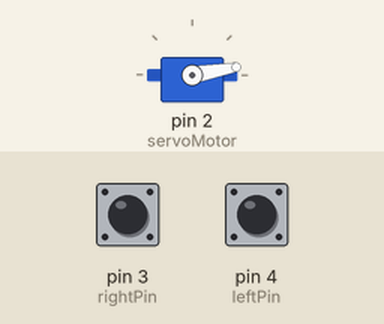
Recording of a sketch running on a simulated Arduino Uno, built with avr-gcc and run on an emulated ATmega328P. On the bench: servo. The inputs (shaded band) are chosen by the test bench; at power-on: pin 3 (rightPin) HIGH, pin 4 (leftPin) HIGH.

Above: at 1.2 s.
1.3 s: pin 3 (rightPin) pulled LOW for 1 s
At 3.3 s:
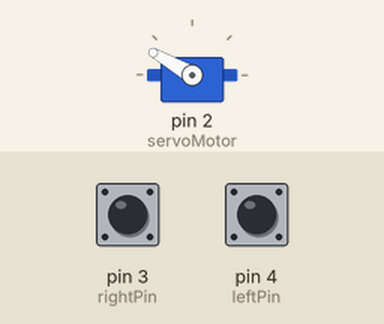
3.9 s: pin 4 (leftPin) pulled LOW for 3.2 s
At 8.0 s:
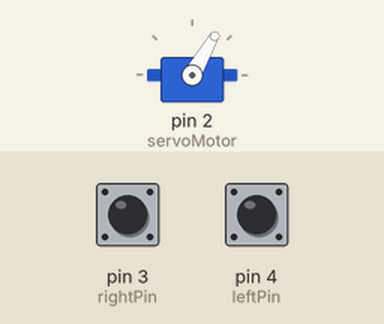
8.6 s: pin 4 (leftPin) pulled LOW for 1 s
At 10.0 s:
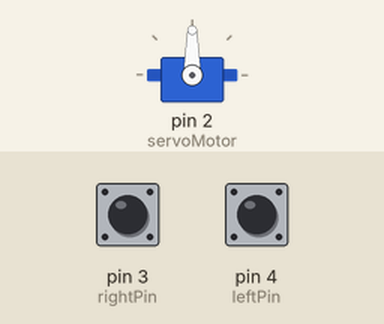
11.1 s: pin 4 (leftPin) pulled LOW for 0.25 s
At 12.6 s:
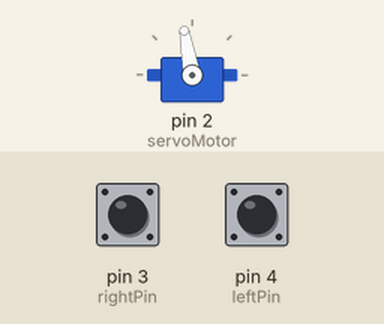
12.9 s: pin 4 (leftPin) pulled LOW for 1 s
At 14.6 s:
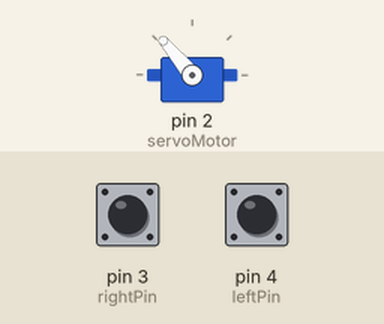
15.5 s: pin 3 (rightPin) pulled LOW for 3.2 s
At 16.4 s:
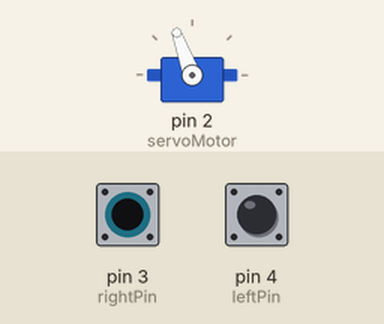
Timing chart, 0 to 20.1 s (numbered marks = the images above; inputs shaded):
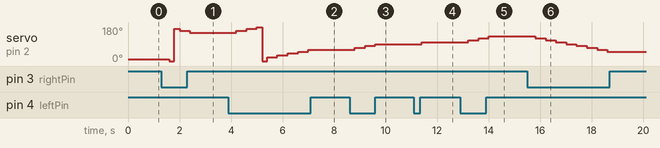

Measured:
- after the input at 1.3 s, servo on pin 2 (servoMotor): 10° → 0° after 0.30 s, → 170° 0.20 s later, → 160° 0.20 s later, → 150° 0.40 s later
- after the input at 3.9 s, servo on pin 2 (servoMotor): 150° → 160° after 0.30 s, → 170° 0.40 s later, → 180° 0.40 s later, → 0° 0.20 s later, … (9 changes in this stretch)
- after the input at 8.6 s, servo on pin 2 (servoMotor): 60° → 70° after 0.20 s, → 80° 0.40 s later, → 90° 0.40 s later
- after the input at 11.1 s, servo on pin 2 (servoMotor): 90° → 100° after 0.30 s
- after the input at 12.9 s, servo on pin 2 (servoMotor): 100° → 110° after 0.30 s, → 120° 0.40 s later, → 130° 0.40 s later
- after the input at 15.5 s, servo on pin 2 (servoMotor): moves from 130° to 50° over 2.8 s, starting after 0.31 s

The sketch:

ServoMotor.ino
```cpp
#include <Servo.h>

const int rightPin = 3;
const int leftPin = 4;
const int buttonPin = 2;

int saltoQty=10;

Servo servoMotor;

void setup() {
  // Iniciamos el monitor serie para mostrar el resultado
  Serial.begin(9600);
  pinMode(leftPin, INPUT_PULLUP);
  pinMode(rightPin, INPUT_PULLUP);
  servoMotor.attach(2);
  servoMotor.write(0);
}

void loop() {

   if (digitalRead(leftPin) == LOW) {
    saltoQty+=10;
    delay(200);
  }

  if (digitalRead(rightPin) == LOW) {
    saltoQty-=10;
    delay(200);
  }

  // Desplazamos a la posición 0º
  servoMotor.write(saltoQty);
  // Esperamos 1 segundo
  delay(200);

  if(saltoQty==180){
    saltoQty=10;
    servoMotor.write(0);
  }else{
    if(saltoQty==0){
        saltoQty=170;
        servoMotor.write(170);
      }
  }


}
```
